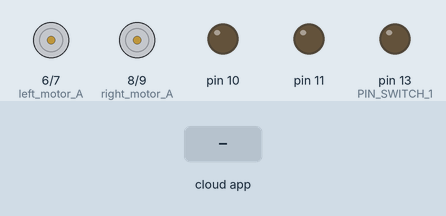
A sketch run on a simulated Arduino Uno, built with avr-gcc and run on an emulated ATmega328P. On the bench: motor-driver pin pairs drawn as motors (green arrow = first pin HIGH = forward, orange = second pin HIGH = backward, longer = more drive), output pins drawn as LEDs (lit = HIGH). The inputs (shaded band) are chosen by the test bench. The RemoteXY app is connected.

Above: at 1.2 s.
1.3 s: the phone or cloud app sets joystick_1_x to -100
At 1.9 s:
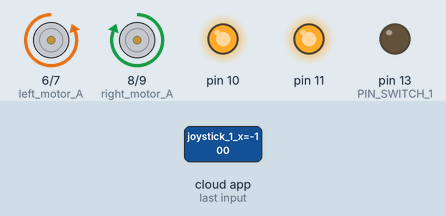
2.8 s: the phone or cloud app sets joystick_1_y to -100
At 4.0 s:
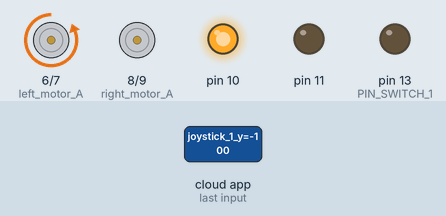
4.3 s: the phone or cloud app sets switch_1 to 1
At 5.4 s:
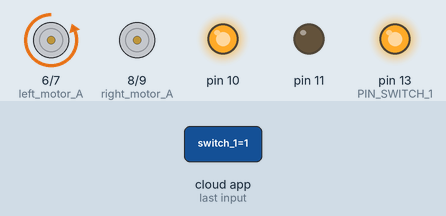
5.8 s: the phone or cloud app sets joystick_1_x to 0
At 6.5 s:
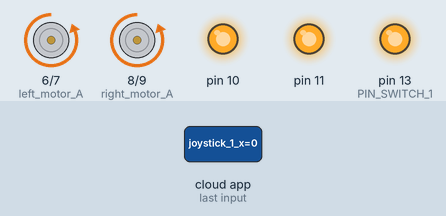
7.3 s: the phone or cloud app sets joystick_1_y to 0
At 7.6 s:
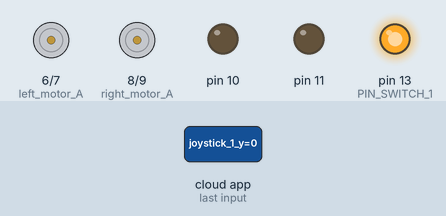
8.8 s: the phone or cloud app sets joystick_1_x to 100
At 10.0 s:
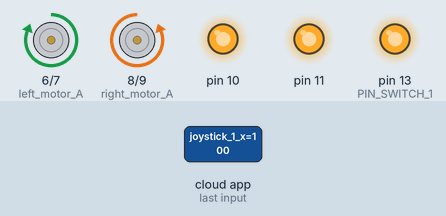
Timing chart, 0 to 11.3 s (numbered marks = the images above; inputs shaded):
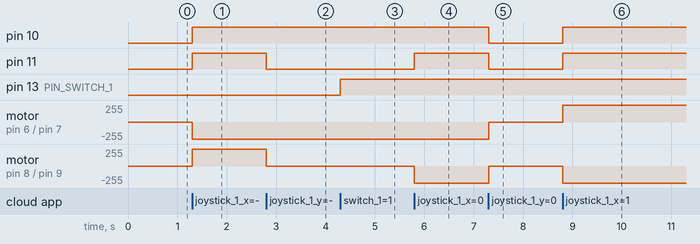

The sketch:

Gesture_Based_Motion_Controlled_Wheel_Chair.ino
```cpp
// (licence header left out)
//////////////////////////////////////////////
//        RemoteXY include library          //
//////////////////////////////////////////////

// RemoteXY select connection mode and include library
#define REMOTEXY_MODE__SOFTSERIAL
#include <SoftwareSerial.h>

#include <RemoteXY.h>

// RemoteXY connection settings
#define REMOTEXY_SERIAL_RX 2
#define REMOTEXY_SERIAL_TX 3
#define REMOTEXY_SERIAL_SPEED 9600


// RemoteXY configurate
#pragma pack(push, 1)
uint8_t RemoteXY_CONF[] =
  { 255,2,0,0,0,69,0,16,13,2,129,0,1,6,97,9,5,10,55,5,
  17,87,104,101,101,108,32,67,104,97,105,114,32,67,111,110,116,114,111,108,
  108,101,114,0,129,0,45,16,16,5,24,23,13,4,17,72,67,73,32,91,
  65,93,0,5,16,39,27,30,30,16,42,31,31,2,26,31  };

// this structure defines all the variables of your control interface
struct {

    // input variable
  int8_t joystick_1_x; // =-100..100 x-coordinate joystick position
  int8_t joystick_1_y; // =-100..100 y-coordinate joystick position
  uint8_t switch_1; // =1 if switch ON and =0 if OFF

    // other variable
  uint8_t connect_flag;  // =1 if wire connected, else =0

} RemoteXY;
#pragma pack(pop)

/////////////////////////////////////////////
//           END RemoteXY include          //
/////////////////////////////////////////////

#define PIN_SWITCH_1 13

//define right motor control pins
#define right_motor_A 8
#define right_motor_B 9
#define right_motor_speed 11 //enable pin

//define left motor control pins
#define left_motor_A 6
#define left_motor_B 7
#define left_motor_speed 10 //enable pin

//define two arrays with a list of pins for each motor
uint8_t RightMotor[3] = {right_motor_A, right_motor_B, right_motor_speed};
uint8_t LeftMotor[3] = {left_motor_A, left_motor_B, left_motor_speed};

//speed control of motors
void Wheel (uint8_t * motor, int v) // v = motor speed, motor = pointer to an array of pins
{
  if (v > 100) v=100;
  if (v < -100) v=-100;
  if (v > 0){

    digitalWrite (motor [0], HIGH);
    digitalWrite (motor [1], LOW);
    analogWrite (motor [2], v * 2.55);
  }
  else if ( v<0 ){

    digitalWrite (motor [0], LOW);
    digitalWrite (motor [1], HIGH);
    analogWrite (motor [2], (-v) * 2.55);
  }
  else{
    digitalWrite (motor [0], LOW);
    digitalWrite (motor [1], LOW);
    analogWrite (motor [2], 0);
  }
}


void setup()
{
  RemoteXY_Init ();

  pinMode (PIN_SWITCH_1, OUTPUT);

  //initialization pins
  pinMode (right_motor_A, OUTPUT);
  pinMode (right_motor_B, OUTPUT);
  pinMode (left_motor_A, OUTPUT);
  pinMode (left_motor_B, OUTPUT);

}

void loop()
{
  RemoteXY_Handler ();

  digitalWrite(PIN_SWITCH_1, (RemoteXY.switch_1==0)?LOW:HIGH);

  //manage the right motor
  Wheel (RightMotor, RemoteXY.joystick_1_y - RemoteXY.joystick_1_x);
  Wheel (LeftMotor, RemoteXY.joystick_1_y + RemoteXY.joystick_1_x);


}
```

Measured:
- after the input at 1.3 s, pin 10, pin 11: LOW → HIGH at once; motor on pin 6 (left_motor_A) / pin 7 (left_motor_B): stopped → backward 255/255 at once; motor on pin 8 (right_motor_A) / pin 9 (right_motor_B): stopped → forward 255/255 at once
- after the input at 2.8 s, pin 11: HIGH → LOW at once; motor on pin 8 (right_motor_A) / pin 9 (right_motor_B): forward 255/255 → stopped at once
- after the input at 4.3 s, pin 13 (PIN_SWITCH_1): LOW → HIGH at once
- after the input at 5.8 s, pin 11: LOW → HIGH at once; motor on pin 8 (right_motor_A) / pin 9 (right_motor_B): stopped → backward 255/255 at once
- after the input at 7.3 s, pin 10, pin 11: HIGH → LOW at once; motor on pin 6 (left_motor_A) / pin 7 (left_motor_B), motor on pin 8 (right_motor_A) / pin 9 (right_motor_B): backward 255/255 → stopped at once
- after the input at 8.8 s, pin 10, pin 11: LOW → HIGH at once; motor on pin 6 (left_motor_A) / pin 7 (left_motor_B): stopped → forward 255/255 at once; motor on pin 8 (right_motor_A) / pin 9 (right_motor_B): stopped → backward 255/255 at once
